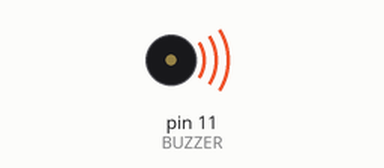
This sketch was run on a simulated Arduino Uno, built with avr-gcc and run on an emulated ATmega328P. Parts: buzzer (waves = sounding).

Above: at 0.1 s.
At 3.7 s:
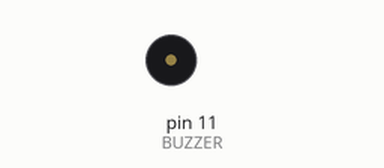
Timing chart, 0 to 5.2 s (numbered marks = the images above):
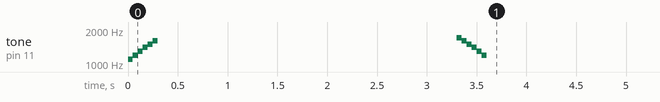

The sketch:

buzzer_testing.ino
```cpp
#define BUZZER 11

void setup() {
pinMode(BUZZER,OUTPUT);
double startTone = 1100;
for(int i=0;i<6;i++){
tone(BUZZER,startTone);
delay(50);
startTone+=100;
}//for
noTone(BUZZER);

delay(3000);
for(int i=0;i<6;i++){
tone(BUZZER,startTone);
delay(50);
startTone-=100;
}//for
noTone(BUZZER);
}


void loop() {

}
```
